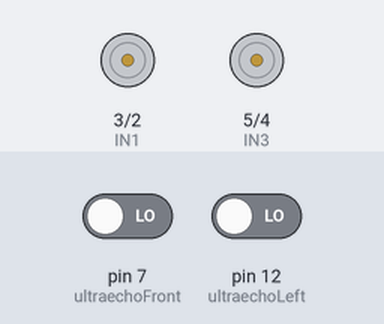
The sketch below on a simulated Arduino Uno, built with avr-gcc and run on an emulated ATmega328P. Shown: motor-driver pin pairs drawn as motors (green arrow = first pin HIGH = forward, orange = second pin HIGH = backward, longer = more drive, scaled by the enable pin). The inputs (shaded band) are chosen by the test bench; at power-on: pin 7 (ultraechoFront) LOW, pin 12 (ultraechoLeft) LOW.

Above: at 3.15 s.
At 4.5 s:
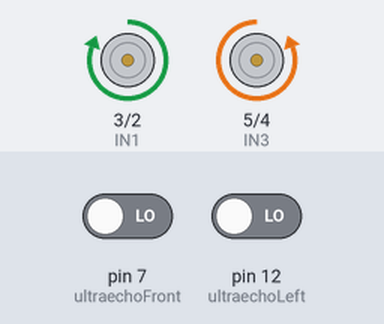
At 5.05 s:
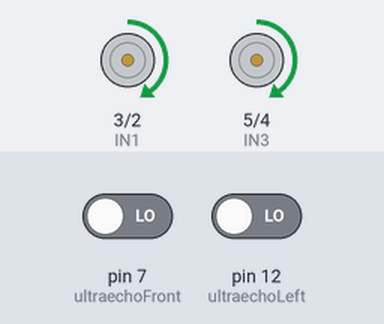
Timing chart, 0 to 6.0 s (numbered marks = the images above):
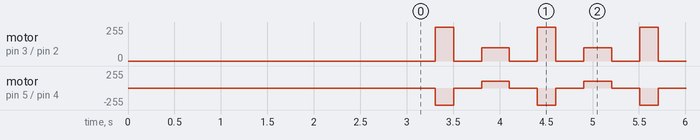

The sketch:

MazeSolver.ino
```cpp
#define IN1 3
#define IN2 2
#define IN3 5
#define IN4 4
#define ENA 9
#define ENB 10
#define ultratrigFront 6
#define ultratrigLeft 11
#define ultraechoFront 7
#define ultraechoLeft 12
#define ultratrigRight 8
#define ultraechoRight 13

unsigned int duration;
unsigned int distance;

unsigned int MotorsSpeed = 100;

unsigned int delayer = 300;

unsigned int rotateDelayer = 200;

unsigned int rotateSpeed = 255;

unsigned int leftSensor = ultraSonic(11, 12);
unsigned int rightSensor = ultraSonic(8, 13);
unsigned int frontSensor = ultraSonic(6, 7);

void setup()
{
  pinMode(ultratrigFront, OUTPUT);
  pinMode(ultraechoFront, INPUT);
  //Serial.begin(9600);
  pinMode(ultratrigLeft, OUTPUT);
  pinMode(ultraechoLeft, INPUT);
  pinMode(ultratrigRight, INPUT);
  pinMode(ultraechoRight, OUTPUT);
  pinMode(IN1, OUTPUT);
  pinMode(IN2, OUTPUT);
  pinMode(IN3, OUTPUT);
  pinMode(IN4, OUTPUT);
  pinMode(ENA, OUTPUT);
  pinMode(ENB, OUTPUT);
}

void loop()
{
  movingRightorLeftBlind();

  if (leftSensor > 25)
  {
    stopMotors();
    delay(delayer);
    left();
    delay(rotateDelayer);
    stopMotors();
    delay(300);
    forward();
    delay(delayer);
  }

  else if (frontSensor < 12 && leftSensor < 25)
  {
    stopMotors();
    delay(delayer);
    right();
    delay(rotateDelayer);
    stopMotors();
    delay(300);
    forward();
    delay(delayer);
  }

  else if (rightSensor < 15 && frontSensor < 15 && leftSensor < 15)
  {
    stopMotors();
  }
}
unsigned int ultraSonic(unsigned int ultraTrigPin, unsigned int ultraEchoPin)
{
  digitalWrite(ultraTrigPin, HIGH);
  delayMicroseconds(1000);
  digitalWrite(ultraTrigPin, LOW);
  delayMicroseconds(1000);
  duration = pulseIn(ultraEchoPin, HIGH);
  return distance = duration * 0.034 / 2;
}

void forwardErrorCorrector(int error)
{
  digitalWrite(IN1, HIGH);
  digitalWrite(IN2, LOW);
  digitalWrite(IN3, HIGH);
  digitalWrite(IN4, LOW);
  analogWrite(ENA, MotorsSpeed - 2 * error);
  analogWrite(ENB, MotorsSpeed + 2 * error);
}

void movingRightorLeftBlind()
{
  while (frontSensor > 15)
  {

    if (leftSensor <= 35 && rightSensor <= 35)
    {
      forwardErrorCorrector(leftSensor - rightSensor);
    }

    if (rightSensor > 40)
    {
      forwardErrorCorrector(leftSensor - 13);
    }

    if (leftSensor > 40)
    {
      forwardErrorCorrector(13 - rightSensor);
    }

    if (leftSensor > 40 && rightSensor > 40)
    {
      forward();
    }
  }
}

void forward()
{
  digitalWrite(IN1, HIGH);
  digitalWrite(IN2, LOW);
  digitalWrite(IN3, HIGH);
  digitalWrite(IN4, LOW);
  analogWrite(ENA, MotorsSpeed);
  analogWrite(ENB, MotorsSpeed);
}
void right()
{
  digitalWrite(IN1, HIGH);
  digitalWrite(IN2, LOW);
  digitalWrite(IN3, LOW);
  digitalWrite(IN4, HIGH);
  analogWrite(ENA, rotateSpeed);
  analogWrite(ENB, rotateSpeed);
}
void stopMotors()
{
  digitalWrite(IN1, LOW);
  digitalWrite(IN2, LOW);
  digitalWrite(IN3, LOW);
  digitalWrite(IN4, LOW);
}
void left()
{
  digitalWrite(IN1, LOW);
  digitalWrite(IN2, HIGH);
  digitalWrite(IN3, HIGH);
  digitalWrite(IN4, LOW);
  analogWrite(ENA, rotateSpeed);
  analogWrite(ENB, rotateSpeed);
}
```

Measured:
- by itself, motor on pin 3 (IN1) / pin 2 (IN2): repeats every 1.1 s: stopped 0.30 s, forward 100/255 0.30 s, stopped 0.30 s, forward 255/255 0.20 s
- by itself, motor on pin 5 (IN3) / pin 4 (IN4): repeats every 1.1 s: stopped 0.30 s, forward 100/255 0.30 s, stopped 0.30 s, backward 255/255 0.20 s
